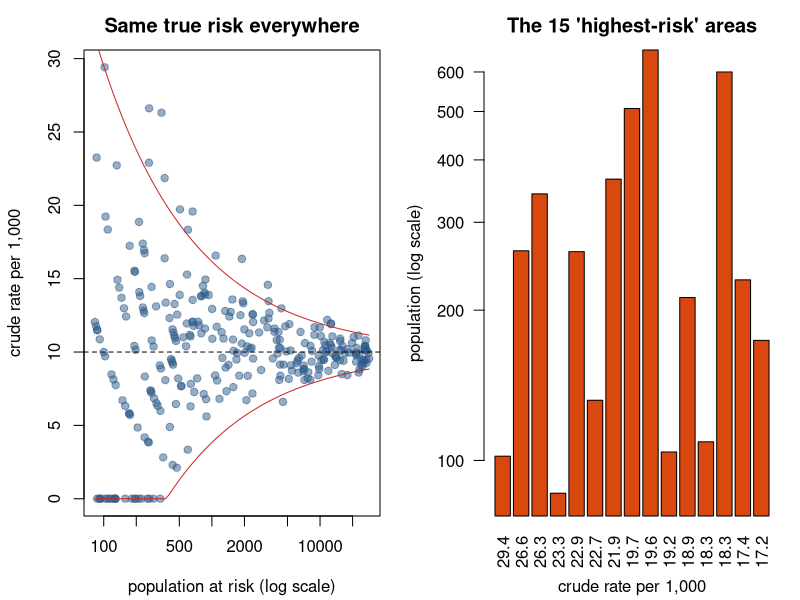
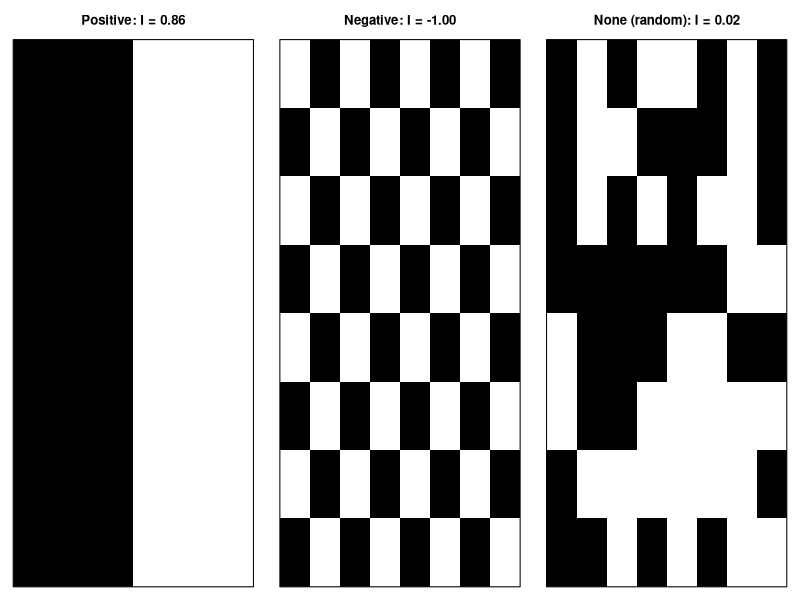

Here is the R script that generated these plots, in order:
## ---- chunk 1
#| label: funnel
#| echo: false
#| fig-width: 9
#| fig-height: 3.6
#| fig-cap: "Simulated: 300 areas that all share the same true risk of 1%. Left: crude rates against population size. The most extreme rates, both high and low, all belong to small areas, a 'funnel'. Right: the map-maker's view, the 15 highest crude rates; nearly all are small areas with no real excess risk."
set.seed(2)
true_risk <- 0.01
population <- round(exp(runif(300, log(80), log(30000))))
cases <- rbinom(300, population, true_risk)
crude_rate <- 1000 * cases / population
par(mfrow = c(1, 2), mar = c(4.2, 4.2, 2.5, 1))
plot(population, crude_rate, log = "x", pch = 19, col = "#2f5d8a80",
     xlab = "population at risk (log scale)", ylab = "crude rate per 1,000",
     main = "Same true risk everywhere")
abline(h = 1000 * true_risk, lty = 2)
upper <- 1000 * (true_risk + 1.96 * sqrt(true_risk * (1 - true_risk) / sort(population)))
lower <- 1000 * pmax(0, true_risk - 1.96 * sqrt(true_risk * (1 - true_risk) / sort(population)))
lines(sort(population), upper, col = "#c92a2a"); lines(sort(population), lower, col = "#c92a2a")
top15 <- order(crude_rate, decreasing = TRUE)[1:15]
barplot(population[top15], names.arg = round(crude_rate[top15], 1), las = 2, log = "y",
        col = "#d9480f", ylab = "population (log scale)", xlab = "crude rate per 1,000",
        main = "The 15 'highest-risk' areas")
## ---- chunk 2
#| label: ac-patterns
#| echo: false
#| fig-width: 9
#| fig-height: 3.3
#| fig-cap: "Three 8 × 8 patterns with the same number of black and white cells (as on slide 20, after O'Sullivan and Unwin 2002). Moran's I uses binary rook weights."
rook_weights <- function(side) {
  n <- side^2
  W <- matrix(0, n, n)
  for (i in 1:n) {
    r <- (i - 1) %/% side; c <- (i - 1) %% side
    for (d in list(c(-1, 0), c(1, 0), c(0, -1), c(0, 1))) {
      rr <- r + d[1]; cc <- c + d[2]
      if (rr >= 0 && rr < side && cc >= 0 && cc < side) W[i, rr * side + cc + 1] <- 1
    }
  }
  W
}
morans_i <- function(x, W) {
  z <- x - mean(x)
  (length(x) / sum(W)) * sum(W * outer(z, z)) / sum(z^2)
}
side <- 8
W8 <- rook_weights(side)
halves  <- rep(c(rep(1, 4), rep(0, 4)), times = side)
checker <- as.numeric((rep(0:7, each = 8) + rep(0:7, times = 8)) %% 2 == 0)
set.seed(11); random_pattern <- sample(halves)
par(mfrow = c(1, 3), mar = c(1, 1, 3, 1))
for (p in list(list(halves, "Positive"), list(checker, "Negative"), list(random_pattern, "None (random)"))) {
  image(matrix(p[[1]], side, side), col = c("white", "black"), axes = FALSE,
        main = sprintf("%s: I = %.2f", p[[2]], morans_i(p[[1]], W8)))
  box()
}
